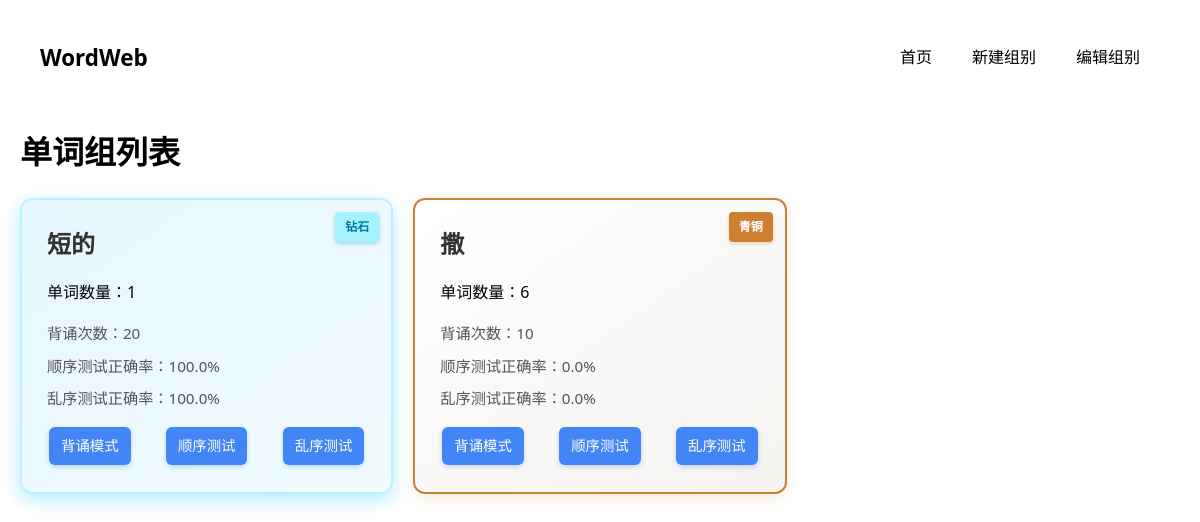
Before: / with the older database file.
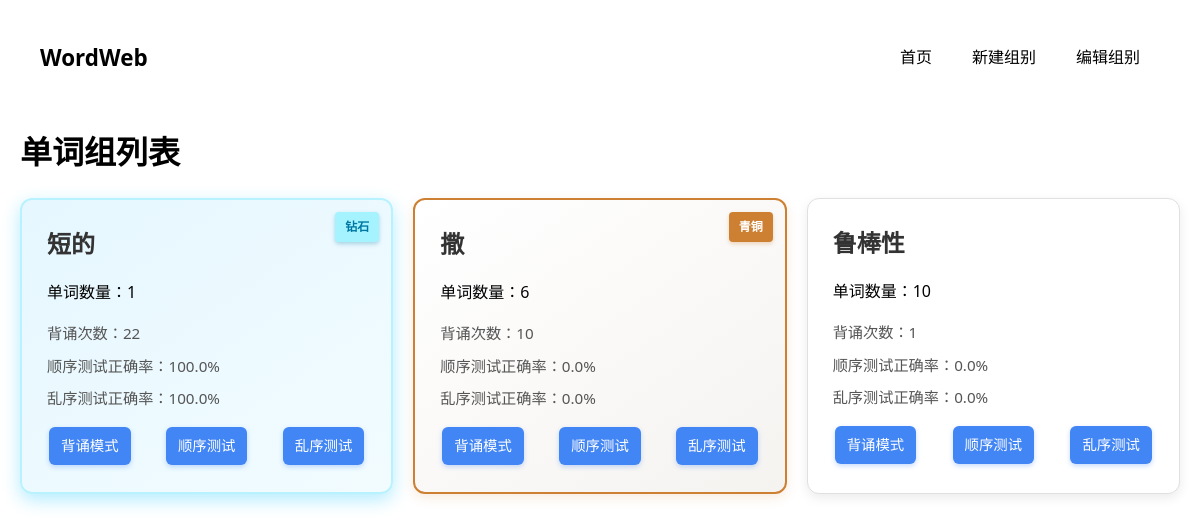
After: the same page with the newer database file.
### app/models.py (models this page shows)
class WordGroup(db.Model):
    id = db.Column(db.Integer, primary_key=True)
    name = db.Column(db.String(100), unique=True, nullable=False)
    created_at = db.Column(db.DateTime, default=datetime.utcnow)
    words = db.relationship('Word', backref='group', lazy='dynamic', cascade='all, delete-orphan')
    stats = db.relationship('GroupStats', backref='group', uselist=False, cascade='all, delete-orphan')

class GroupStats(db.Model):
    id = db.Column(db.Integer, primary_key=True)
    group_id = db.Column(db.Integer, db.ForeignKey('word_group.id'), unique=True)
    study_count = db.Column(db.Integer, default=0)
    order_quiz_count = db.Column(db.Integer, default=0)
    random_quiz_count = db.Column(db.Integer, default=0)
    last_score = db.Column(db.Float, default=0.0)  # 顺序测试正确率
    random_last_score = db.Column(db.Float, default=0.0)  # 乱序测试正确率

### app/blueprints/main.py (the view)
@main_bp.route('/')
def index():
    groups = WordGroup.query.all()
    return render_template('index.html', groups=groups)

### app/templates/index.html (shortened to what this page needs)
{% extends "base.html" %}
{% block content %}
<h1>单词组列表</h1>
<div class="group-list">
    {% for group in groups %}
    <div class="group-card
        {% if group.stats.random_last_score == 1.0 %}diamond-card
        {% elif group.stats.last_score == 1.0 %}gold-card
        {% elif group.stats.study_count >= 3 %}bronze-card
        {% endif %}">
        <h2>{{ group.name }}</h2>
        <p>单词数量：{{ group.words.count() }}</p>
        <div class="stats">
            <span>背诵次数：{{ group.stats.study_count }}</span>
            <span>顺序测试正确率：{{ "%.1f"|format(group.stats.last_score*100) }}%</span>
            <span>乱序测试正确率：{{ "%.1f"|format((group.stats.random_last_score or 0)*100) }}%</span>
        </div>
        <div class="actions">
            <a href="{{ url_for('practice.study_mode', group_id=group.id) }}" class="btn btn-primary">背诵模式</a>
            <a href="{{ url_for('practice.quiz_mode', group_id=group.id, mode='order') }}" class="btn btn-primary">顺序测试</a>
            <a href="{{ url_for('practice.quiz_mode', group_id=group.id, mode='random') }}" class="btn btn-primary">乱序测试</a>
        </div>
        {% if group.stats.random_last_score == 1.0 %}
        <div class="card-badge diamond">钻石</div>
        {% elif group.stats.last_score == 1.0 %}
        <div class="card-badge gold">黄金</div>
        {% elif group.stats.study_count >= 3 %}
        <div class="card-badge bronze">青铜</div>
        {% endif %}
    </div>
    {% endfor %}
</div>
{% endblock %}

### app/templates/base.html (shortened to what this page needs)
<!DOCTYPE html>
<html>
<head>
    <link rel="stylesheet" href="{{ url_for('static', filename='style.css') }}">
</head>
<body>
    <nav>
        <a href="{{ url_for('main.index') }}" class="brand">WordWeb</a>
        <div class="nav-links">
            <a href="{{ url_for('main.index') }}">首页</a>
            <a href="{{ url_for('groups.create_group') }}">新建组别</a>
            <a href="{{ url_for('groups.manage_groups') }}">编辑组别</a>
        </div>
    </nav>
    <div class="container">
        {% block content %}{% endblock %}
    </div>
</body>
</html>

### app/static/style.css (style rules this page uses)
body { font-family: 'Segoe UI', Tahoma, Geneva, Verdana, sans-serif; max-width: 1200px; margin: 0 auto; padding: 20px; line-height: 1.6; }
nav { background: #f8f9fa; padding: 15px; margin-bottom: 30px; border-radius: 5px; }
nav a { margin-right: 20px; text-decoration: none; color: #333; }
.group-list { display: grid; grid-template-columns: repeat(auto-fill, minmax(300px, 1fr)); gap: 20px; }
.group-card { background: #fff; border: 1px solid #ddd; border-radius: 8px; padding: 20px; box-shadow: 0 2px 4px rgba(0,0,0,0.1); }
.group-card h2 { margin-top: 0; color: #2c3e50; }
.stats span { display: block; margin: 5px 0; font-size: 0.9em; color: #666; }
.group-card { background: #fff; border-radius: 12px; padding: 25px; margin-bottom: 20px; box-shadow: 0 4px 12px rgba(0,0,0,0.08); border: 1px solid #e0e0e0; transition: transform 0.2s ease, box-shadow 0.2s ease; }
.group-card h2 { margin-top: 0; margin-bottom: 15px; color: #333; font-size: 1.5rem; }
.stats { margin: 15px 0; }
.stats span { display: block; margin: 8px 0; font-size: 0.95rem; color: #555; }
.actions { display: flex; flex-wrap: wrap; gap: 8px; margin-top: 15px; }
.btn { display: inline-block; padding: 10px 18px; margin: 5px; border: none; border-radius: 6px; box-shadow: 0 2px 4px rgba(0,0,0,0.2); text-decoration: none; text-align: center; font-weight: 500; font-size: 1rem; cursor: pointer; transition: all 0.3s ease; }
button.btn, a.btn { font-size: 1rem; font-family: inherit; line-height: 1.5; }
.btn-primary { background: #4285f4; color: white; }
.group-card .btn { padding: 8px 12px; font-size: 0.9rem; margin: 3px; }
.group-card .actions { display: flex; flex-wrap: nowrap; justify-content: space-between; gap: 5px; margin-top: 15px; width: 100%; }
@media (min-width: 768px) { .group-list { grid-template-columns: repeat(auto-fill, minmax(350px, 1fr)); } }
.actions .btn { margin: 2px; }
.group-list .bronze-card { background: linear-gradient(145deg, #fff, #f5f3f0); border: 2px solid #cd7f32 !important; box-shadow: 0 4px 12px rgba(205, 127, 50, 0.15) !important; position: relative; overflow: hidden; animation: bronze-pulse 3s infinite; }
.group-list .diamond-card { background: linear-gradient(145deg, #e6f7ff, #f2fcff); border: 2px solid #b9f2ff !important; box-shadow: 0 6px 18px rgba(0, 191, 255, 0.3) !important; position: relative; overflow: hidden; animation: diamond-pulse 2s infinite; }
.card-badge { position: absolute; top: 12px; right: 12px; padding: 5px 10px; border-radius: 4px; font-size: 0.75rem; font-weight: bold; z-index: 2; }
.card-badge.bronze { background-color: #cd7f32; color: white; box-shadow: 0 2px 4px rgba(205, 127, 50, 0.3); }
.card-badge.diamond { background-color: #a5f3ff; color: #0078a3; box-shadow: 0 2px 4px rgba(0, 120, 163, 0.3); }
nav { background: white; padding: 15px 20px; margin-bottom: 30px; border-radius: var(--border-radius); box-shadow: var(--card-shadow); display: flex; justify-content: space-between; align-items: center; }
nav .brand { font-size: 1.4rem; font-weight: bold; color: var(--primary-color); text-decoration: none; }
nav .nav-links { display: flex; gap: 20px; }
nav a { position: relative; margin-right: 20px; text-decoration: none; color: var(--medium-text); padding: 5px 0; font-weight: 500; transition: color var(--transition-speed); }
nav a::after { content: ''; position: absolute; bottom: 0; left: 0; width: 0; height: 2px; background-color: var(--primary-color); transition: width var(--transition-speed); }
.btn { display: inline-flex; align-items: center; justify-content: center; padding: 10px 20px; font-weight: 500; font-size: 1rem; border-radius: 6px; cursor: pointer; transition: all 0.2s ease; text-decoration: none; }
.btn-primary { background: var(--primary-color, #4285f4); color: white; border: none; box-shadow: 0 2px 5px rgba(66, 133, 244, 0.3); }

Changed rows visible on the page:
changed through a linked row, WordGroup "短的": stats.study_count "20" → "22"
added WordGroup: name "鲁棒性", words.count "10", stats.study_count "1"
added GroupStats: group.stats.last_score*100 "0.0", (group.stats.random_last_scoreor0)*100 "0.0"
